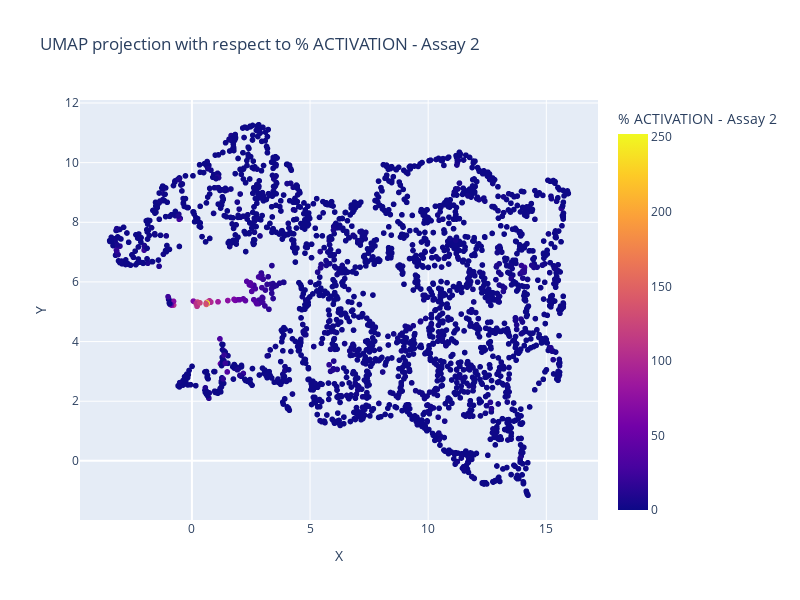
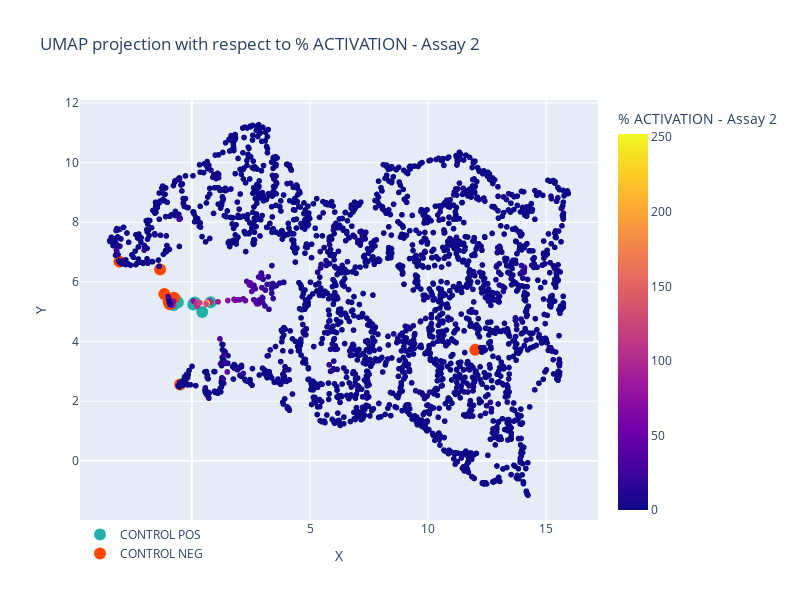

Notebook code cell kept with these figures, in order:
### Code cell
fig = plot_projection_2d(compounds, '% ACTIVATION - Assay 2')
fig.show()
controls = split_controls_pos_neg(ctrl, 'Assay 2')
fig_controls = projection_2d_add_controls(fig, controls)
fig_controls.show()

### Figure 1 — Plotly figure (JSON) as saved in the notebook; plotly's stock layout.template omitted (floating-point values rounded to 4 significant figures; data arrays with more than 128 entries replaced by an {"elided": "..."} marker saying what was removed)
{"data": [{"customdata": {"elided": "2462x2 float values"}, "hovertemplate": "X=%{x:.3f}<br>Y=%{y:.3f}<br>Compound ID=%{customdata[0]}<br>% ACTIVATION - Assay 2=%{marker.color:.3f}<extra></extra>", "legendgroup": "", "marker": {"color": {"elided": "2462 float values"}, "coloraxis": "coloraxis", "symbol": "circle"}, "mode": "markers+text", "name": "", "showlegend": false, "text": {"elided": "2462 int values"}, "type": "scattergl", "x": {"elided": "2462 float values"}, "xaxis": "x", "y": {"elided": "2462 float values"}, "yaxis": "y"}], "layout": {"coloraxis": {"cmax": 252.2, "cmin": 0, "colorbar": {"title": {"text": "% ACTIVATION - Assay 2"}}, "colorscale": [[0, "#0d0887"], [0.1111, "#46039f"], [0.2222, "#7201a8"], [0.3333, "#9c179e"], [0.4444, "#bd3786"], [0.5556, "#d8576b"], [0.6667, "#ed7953"], [0.7778, "#fb9f3a"], [0.8889, "#fdca26"], [1, "#f0f921"]]}, "height": 600, "legend": {"tracegroupgap": 0}, "title": {"text": "UMAP projection with respect to % ACTIVATION - Assay 2"}, "width": 800, "xaxis": {"anchor": "y", "domain": [0, 1], "title": {"text": "X"}}, "yaxis": {"anchor": "x", "domain": [0, 1], "title": {"text": "Y"}}}}

### Figure 2 — Plotly figure (JSON) as saved in the notebook; plotly's stock layout.template omitted (floating-point values rounded to 4 significant figures; data arrays with more than 128 entries replaced by an {"elided": "..."} marker saying what was removed)
{"data": [{"customdata": {"elided": "2462x2 float values"}, "hovertemplate": "X=%{x:.3f}<br>Y=%{y:.3f}<br>Compound ID=%{customdata[0]}<br>% ACTIVATION - Assay 2=%{marker.color:.3f}<extra></extra>", "legendgroup": "", "marker": {"color": {"elided": "2462 float values"}, "coloraxis": "coloraxis", "symbol": "circle"}, "mode": "markers+text", "name": "", "showlegend": false, "text": {"elided": "2462 int values"}, "type": "scattergl", "x": {"elided": "2462 float values"}, "xaxis": "x", "y": {"elided": "2462 float values"}, "yaxis": "y"}, {"hovertemplate": "<b>%{text[0]}</b><br><b>%{text[1]}</b><br>X: %{x:.4f}<br>Y: %{y:.4f}<br>", "marker": {"color": "LightSeaGreen", "size": 12}, "mode": "markers", "name": "CONTROL POS", "text": [["POS: Assay 2", "NEG: Assay 3,Assay 4,Assay 5"], ["POS: Assay 2,Assay 5", "NEG: Assay 3,Assay 4"], ["POS: Assay 2,Assay 4", "NEG: Assay 3,Assay 5"], ["POS: Assay 2,Assay 4,Assay 5", "NEG: Assay 3"], ["POS: Assay 2,Assay 3", "NEG: Assay 4,Assay 5"], ["POS: Assay 2,Assay 3,Assay 5", "NEG: Assay 4"], ["POS: Assay 2,Assay 3,Assay 4", "NEG: Assay 5"], ["POS: Assay 2,Assay 3,Assay 4,Assay 5", "NEG: "]], "type": "scatter", "x": [0.05482, 0.1178, 0.4359, 0.7923, -0.7458, -0.6987, -0.7715, -0.5935], "y": [5.244, 5.314, 4.992, 5.317, 5.316, 5.413, 5.223, 5.322]}, {"hovertemplate": "<b>%{text[0]}</b><br><b>%{text[1]}</b><br>X: %{x:.3f}<br>Y: %{y:.3f}<br>", "marker": {"color": "orangered", "size": 12}, "mode": "markers", "name": "CONTROL NEG", "text": [["POS: ", "NEG: Assay 2,Assay 3,Assay 4,Assay 5"], ["POS: Assay 5", "NEG: Assay 2,Assay 3,Assay 4"], ["POS: Assay 4", "NEG: Assay 2,Assay 3,Assay 5"], ["POS: Assay 4,Assay 5", "NEG: Assay 2,Assay 3"], ["POS: Assay 3", "NEG: Assay 2,Assay 4,Assay 5"], ["POS: Assay 3,Assay 5", "NEG: Assay 2,Assay 4"], ["POS: Assay 3,Assay 4", "NEG: Assay 2,Assay 5"], ["POS: Assay 3,Assay 4,Assay 5", "NEG: Assay 2"]], "type": "scatter", "x": [-1.346, -3.067, -0.4951, 11.99, -0.9902, -1.168, -0.9378, -0.761], "y": [6.419, 6.681, 2.557, 3.722, 5.347, 5.599, 5.252, 5.47]}], "layout": {"coloraxis": {"cmax": 252.2, "cmin": 0, "colorbar": {"title": {"text": "% ACTIVATION - Assay 2"}}, "colorscale": [[0, "#0d0887"], [0.1111, "#46039f"], [0.2222, "#7201a8"], [0.3333, "#9c179e"], [0.4444, "#bd3786"], [0.5556, "#d8576b"], [0.6667, "#ed7953"], [0.7778, "#fb9f3a"], [0.8889, "#fdca26"], [1, "#f0f921"]]}, "height": 600, "legend": {"tracegroupgap": 0, "x": 0, "xanchor": "left", "y": 0, "yanchor": "top"}, "title": {"text": "UMAP projection with respect to % ACTIVATION - Assay 2"}, "width": 800, "xaxis": {"anchor": "y", "domain": [0, 1], "title": {"text": "X"}}, "yaxis": {"anchor": "x", "domain": [0, 1], "title": {"text": "Y"}}}}
